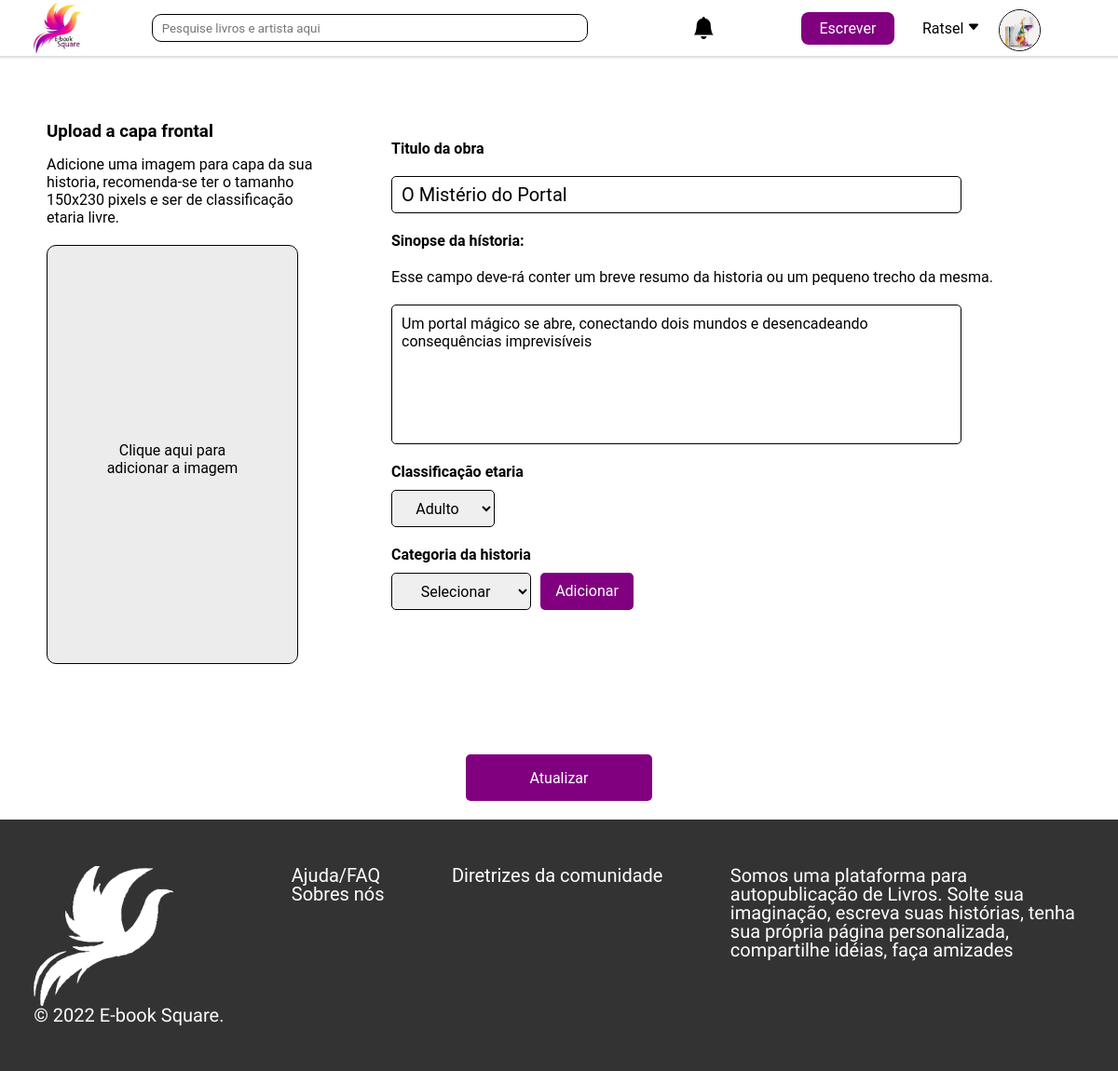
/App/View/pages/criar-obra.php?obra=125 (signed in), run on the app's committed database.
### tables this page shows
CREATE TABLE `usuario` (
  `ID_user` int(11) NOT NULL,
  `nome` varchar(80) NOT NULL,
  `codigo` varchar(20) NOT NULL,
  `email` varchar(50) NOT NULL,
  `foto` varchar(150) NOT NULL,
  `banner` varchar(150) NOT NULL,
  `descricaoUSU` varchar(1500) NOT NULL,
  `chavePix` varchar(300) NOT NULL,
  `status` int(11) NOT NULL DEFAULT 0,
  `senha` varchar(255) NOT NULL,
  `data_cad` date NOT NULL,
  `recuperar_senha` varchar(255) NOT NULL,
  `NOTmsg` tinyint(1) NOT NULL DEFAULT 1,
  `NOTatdp` tinyint(1) NOT NULL DEFAULT 1
);

CREATE TABLE `obra` (
  `ID_obra` int(11) NOT NULL,
  `nome_obra` varchar(105) NOT NULL,
  `user_FK` int(11) NOT NULL,
  `descricao` varchar(1500) NOT NULL,
  `etaria` varchar(30) NOT NULL,
  `created_at` datetime NOT NULL,
  `foto_obra` varchar(255) NOT NULL,
  `updated_at` timestamp NOT NULL DEFAULT current_timestamp() ON UPDATE current_timestamp(),
  `publicado` tinyint(4) NOT NULL DEFAULT 1,
  `Finalizado` tinyint(4) NOT NULL DEFAULT 0
);

### App/Model/verificacao.php (called while the page is built, shortened)
<?php
require_once "_conexao/conexao.php";
require_once 'class-log.php';
if(isset($_SESSION['ID_user']) && !empty($_SESSION['ID_user'])){
    $classLog = new log();
    $dados_usuario = $classLog->findUser([" ID_user = ".$_SESSION['ID_user']]);
}

### App/Model/class-log.php (called while the page is built, shortened)
<?php
class log
{
    public function findUser($refeDado)
    {
        $dados_usuario = $this->find(['*'], 'usuario', [" WHERE " . $refeDado[0]]);
        return $dados_usuario;
    }
    public function Obra($id_obra)
    {
        global $pdo;
        $Obra_Usuario = array();
        $ComandoSQL = "SELECT ID_obra, nome_obra, user_FK, descricao, etaria, created_at, updated_at, foto_obra, nome, foto, Finalizado FROM obra, usuario WHERE obra.ID_obra = :u and obra.user_FK = usuario.ID_user";
        $conn = $pdo->prepare($ComandoSQL);
        $conn->bindValue(":u", $id_obra);
        $conn->execute();
        if ($conn->rowCount() > 0) {
            $Obra_Usuario = $conn->fetch(PDO::FETCH_ASSOC);
        }
        return $Obra_Usuario;
    }
    public function find($findDado, $tabela, $conditionRefDado)
    {
        global $pdo;
        $ComandoSQL = "SELECT $findDado[0] FROM $tabela $conditionRefDado[0]";
        $conn = $pdo->query($ComandoSQL);
        if ($conn->execute()) {
            if ($conn->rowCount() > 0) {
                $dados = $conn->fetch(PDO::FETCH_ASSOC);
                return $dados;
            }
        }
    }
}

### App/View/pages/criar-obra.php (the view, shortened to what this page needs)
<?php
include_once '../../Model/verificacao.php';
if(isset($_GET['obra'])){
    $idObra = $_GET['obra'];
    $obrasCapa = $classLog->Obra($idObra);
}
?>
<!DOCTYPE html>
<html lang="pt-BR">
<head>
    <link rel="stylesheet" href="../assets/CSS/criar-obra.css">
    <link rel="stylesheet" href="../assets/CSS/categoria-color.css">
    <link rel="stylesheet" href="../assets/CSS/header.css">
    <link rel="stylesheet" href="../assets/CSS/footer.css">
</head>
<body>
<?php include_once 'header.php'; ?>
    <main>
        <form action="../../Model/criar-obrabd.php" method="post" enctype="multipart/form-data">
            <div class="divisao_foto_form">
                <div class="container_adicionar_foto">
                    <div class="container_obra">
                            <form action="fazer_obra_bd.php" method="post">
                            <label for="foto_obra" class="selecao_upload">
                                <h3 class="titulo_tamanho_foto">Upload a capa frontal</h3>
                                <p class="texto_tamanho_foto"> Adicione uma imagem para capa da sua historia, recomenda-se ter o tamanho 150x230 pixels e ser de classificação etaria livre.
                                <div class="imagem_da_obra">
                                    <div class="sem_imagem" id="sem_imagem" style="overflow: hidden;">
                                        <img src="
                                        <?php if (!empty($obrasCapa['foto_obra'])) {
                                            $semIMG = ""
                                        ?>
                                            ../assets/IMAGEM_USUARIO/<?=$obrasCapa['foto_obra'];?> ?>
                                        <?php } else {
                                            $semIMG = "Clique aqui para <br> adicionar a imagem";
                                        ?>
                                        <?php } ?>
                                        " alt="" id="img_bd <?php if (!empty($obrasCapa['foto_obra'])) { echo ' imgbdtamanho';}?>" >
                                        <p class="sem_imagem_text" id="sem_imagem_text"><?=$semIMG;?></p>
                                    </div>
                                </div>
                            </label>
                        </div>
                </div>
                <div class="container_form_sobre_obra">
                    <h4>Titulo da obra</h4>
                    <input maxLength="40" class="titulo_obra_fazer_obra" type="text" name="titulo_obra_fazer_obra" id="titulo_obra_fazer_obra"
                    value="<?php if(isset($_GET['obra'])){echo $obrasCapa['nome_obra'];}?>" required>
                    <h4 style="margin-bottom: 20px;">Sinopse da hístoria:</h4>
                    <p style="margin-bottom: 10px;">Esse campo deve-rá conter um breve resumo da historia ou um pequeno trecho da mesma.</p>
                    <textarea maxLength="500" class="sinopse" id="sinopse_fazer_obra" name="sinopse_fazer_obra" rows="5" runat="server" style="resize: none;" required><?php if(isset($_GET['obra'])){echo $obrasCapa['descricao'];}?></textarea>
                    <div>
                        <h4>Classificação etaria</h4>
                        <select  class="etaria" id="etaria" onchange="etaria_select_value()">
                            <option value="Adulto"
                            <?php if(isset($_GET['obra']) && $obrasCapa['etaria'] == 'Adulto'){echo 'selected';}?>
                            >Adulto</option>
                        </select>
                    </div>
                    <div class="div_selecionar_categoria">
                        <h4>Categoria da historia</h4>
                        <div class="selecionar_categoria">
                            <Select id="categoria">
                                <option value="1" selected disabled>Selecionar</option>
                            </Select>
                            <p class="botao_adicionar" onclick="categoria()">Adicionar</p>
                        </div>
                    </div>
                </div>
            </div>
            <div class="botao_comecar_escrever">
                <?php
                    if(isset($_GET['obra']))
                    {echo '<button type="submit" class="comecar_escrever" name="atualizar" value="atualizar" style="cursor: pointer; padding: 1em 2em; font-size: 16px; width: 200px; height: 50px;">Atualizar</button>';}
                    else
                    {echo '<button type="submit" class="comecar_escrever" name="submit" value="criar-obra" style="cursor: pointer; padding: 1em 2em; font-size: 16px; width: 200px; height: 50px;">Próximo</button>';}
                ?>
            </div>
        </form>
    </main>
    <?php include_once 'footer.php'; ?>
</body>
</html>

### App/View/pages/header.php (shortened to what this page needs)
<link rel="stylesheet" href="https://cdn.jsdelivr.net/npm/bootstrap-icons@1.10.4/font/bootstrap-icons.css">
<header id="header">
        <div class="container-header">
            <div class="img-logo-header">
                <a href="feed.php"><img src="../assets/IMAGENS/logo.jpg" alt="" class="logo-header"></a>
            </div>
            <ul class="dropdown">
            <li  class="pesquisa_li" style="margin-left:-20px ; ">
                <input  on="pesquisa_selecionada()" id="pesquisa" class="pesquisa" type="search" placeholder="Pesquise livros e artista aqui">
            </li>
            <?php if(isset($_SESSION['ID_user']) && !empty($_SESSION['ID_user'])){ ?>
<li class="notificacoes">
    <i class="bi bi-bell-fill" onclick="abrir_notificacao()" id="iconNot"></i>
</li>
<?php }?>
            <li class="block-right">
                <a href="pre-criacao.php">
                    <div class="type-new-history">
                        Escrever
                    </div>
                </a>
                <?php
                    if (isset($_SESSION['ID_user'])):
                        ?>
                        <div class="icone-user">
                            <p onclick="clique_perfil()" for="dropdown_perfil" id="nome" name="nome" class="nome_user">
                                <?= $dados_usuario['nome']; ?>
                            <svg id="dropdown_perfil_girar" xmlns="http://www.w3.org/2000/svg" width="14" height="14"
                                fill="currentColor" class="bi bi-caret-down-fill" viewBox="0 0 16 16">
                                <path
                                    d="M7.247 11.14 2.451 5.658C1.885 5.013 2.345 4 3.204 4h9.592a1 1 0 0 1 .753 1.659l-4.796 5.48a1 1 0 0 1-1.506 0z" />
                            </svg></p></p>
                            <div class="avatar-header">
                                <a href="Perfil.php?user=<?=$dados_usuario['ID_user']?>">
                                    <img class="editar_img" src="
                                            <?php if (isset($dados_usuario['foto']) && !empty($dados_usuario['foto'])) { ?>
                                    ../assets/IMAGEM_USUARIO/<?= $dados_usuario['foto'] ?>
                                            <?php } else { ?>
                                    ../assets/IMAGENS/blank.jpg
                                            <?php } ?>
                                " alt="Foto de perfil" name="perfil" id="perfil-header">
                                </a>
                            </div>
                        </div>
                <?php
                endif;
                ?>
            </li>
        </ul>
        </div>
</header>

### App/View/assets/CSS/criar-obra.css (style rules this page uses)
* { padding: 0; margin: 0; box-sizing: border-box; text-decoration: none; color: black; }
main { padding-top: 70px; }
body { overflow-x: hidden; }
.titulo_tamanho_foto { margin-bottom: 15px; }
.texto_tamanho_foto { margin-bottom: 20px; }
.container_obra { margin-left: 50px; max-width: 300px; }
.selecao_upload { cursor: pointer; }
.container_adicionar_foto { display: flex; }
.divisao_foto_form { display: flex; }
.container_form_sobre_obra { border-radius: 10px; height: 700px; width: 60%; margin-left: 50px; padding: 20px; }
.titulo_obra_fazer_obra { margin-top: 20px; margin-bottom: 20px; outline: none; width: 90%; border-radius: 5px; border: none; padding-left: 10px; font-size: 15pt; }
.container_form_sobre_obra input { outline: none; height: 40px; border-radius: 5px; padding-left: 10px; font-size: 15pt; border: 1px solid black; }
.etaria { width: auto; height: 40px; margin-top: 10px; }
.div_selecionar_categoria { margin-right: 20px; }
.sinopse { margin-top: 10px; margin-bottom: 20px; padding-top: 10px; outline: none; width: 90%; height: 150px; border-radius: 5px; border: 1px solid black; padding-left: 10px; font-size: 12pt; }
select { margin-top: 10px; margin-bottom: 20px; text-align: center; outline: none; width: 150px; height: 40px; border-radius: 5px; border: none; font-size: 12pt; border: 1px solid black; }
.botao_comecar_escrever { display: flex; align-items: center; justify-content: center; }
.comecar_escrever { padding: 10px; background-color: var(--roxa); color: white; border: none; border-radius: 5px; margin: -20px 0 20px; }
.botao_adicionar { height: 40px; padding: 10px; width: 100px; border-radius: 5px; background-color: var(--roxa); border: none; margin-left: 10px; color: white; font-size: 12pt; text-align: center; cursor: pointer; margin-top: 10px; }
.selecionar_categoria { display: flex; }
.imagem_da_obra { position: relative; height: 450px; width: 270px; border-radius: 10px; border: 1px solid black; background-color: rgb(236, 236, 236); cursor: pointer; }
.sem_imagem { position: relative; width: 100%; height: 100%; justify-content: center; display: flex; align-items: center; flex-direction: column; margin: auto; top: 0; bottom: 0; }
.sem_imagem img { min-width: 280px; min-height: 450px; max-width: 280px; max-height: 450px; object-fit: cover; border-radius: 15px; }
#sem_imagem_text { position: absolute; z-index: 2; text-align: center; margin-top: 10px; }

### App/View/assets/CSS/header.css (style rules this page uses)
* { padding: 0; margin: 0; box-sizing: border-box; font-family: 'Roboto', sans-serif; text-decoration: none !important; color: black; }
body { overflow-x: hidden; }
.nome_user { margin-bottom: 0rem !important; }
header { z-index: 5; max-height: 60px; background-color: rgb(255, 255, 255); box-shadow: 0px 0px 2px 2px #1f1e1e27; }
.container-header { height: 60px; display: flex; justify-content: space-around; }
.logo-header { width: 70px; }
.icone-user { display: flex !important; align-items: center !important; gap: 10px; position: relative; cursor: pointer; }
#nome { position: relative; }
.block-right { display: flex; align-items: center; position: relative; gap: 30px; margin-left: -20px; }
.avatar-header { border-radius: 100%; height: 45px; width: 45px; display: flex; align-items: center; justify-content: center; }
.avatar-header img { border: 1px solid black; user-select: none; border-radius: 100%; margin-top: 5px; height: 45px; width: 45px; filter: brightness(1); }
.img-logo-header { margin-left: 30px; }
.type-new-history { width: 100px; height: 35px; display: flex; justify-content: center; align-items: center; background-color: var(--roxa); color: white !important; border-radius: 8px; cursor: pointer; }
.editar_img { object-fit: cover; }
.container-header .dropdown li { color: black; list-style: none; }
.container-header .dropdown { height: 100%; width: 100vw; display: flex; gap: 30px; justify-content: space-evenly; align-items: center !important; }
.pesquisa { border: 1px solid black; padding: 5px; padding-left: 10px; width: 39vw; height: 30px; border-radius: 10px; }
svg { transition: 0.5s; }
.pesquisa_li { position: relative; }
.notificacoes { position: relative; }
.notificacoes .bi-bell-fill { font-size: 18pt; color: rgb(0, 0, 0); cursor: pointer; }
ol, ul { padding-left: 0 !important; }
img, svg { vertical-align: baseline !important; }

### App/View/assets/CSS/config.css (style rules this page uses)
:root { --roxa: #800080; --roxa-hover: #690069; --roxa-op: #80008091; }

### data on the page
usuario: nome "Ratsel"
obra: titulo_obra_fazer_obra "O Mistério do Portal", sinopse_fazer_obra "Um portal mágico se abre, conectando dois mundos e desencadeando consequências imprevisíveis", etaria "Adulto"
